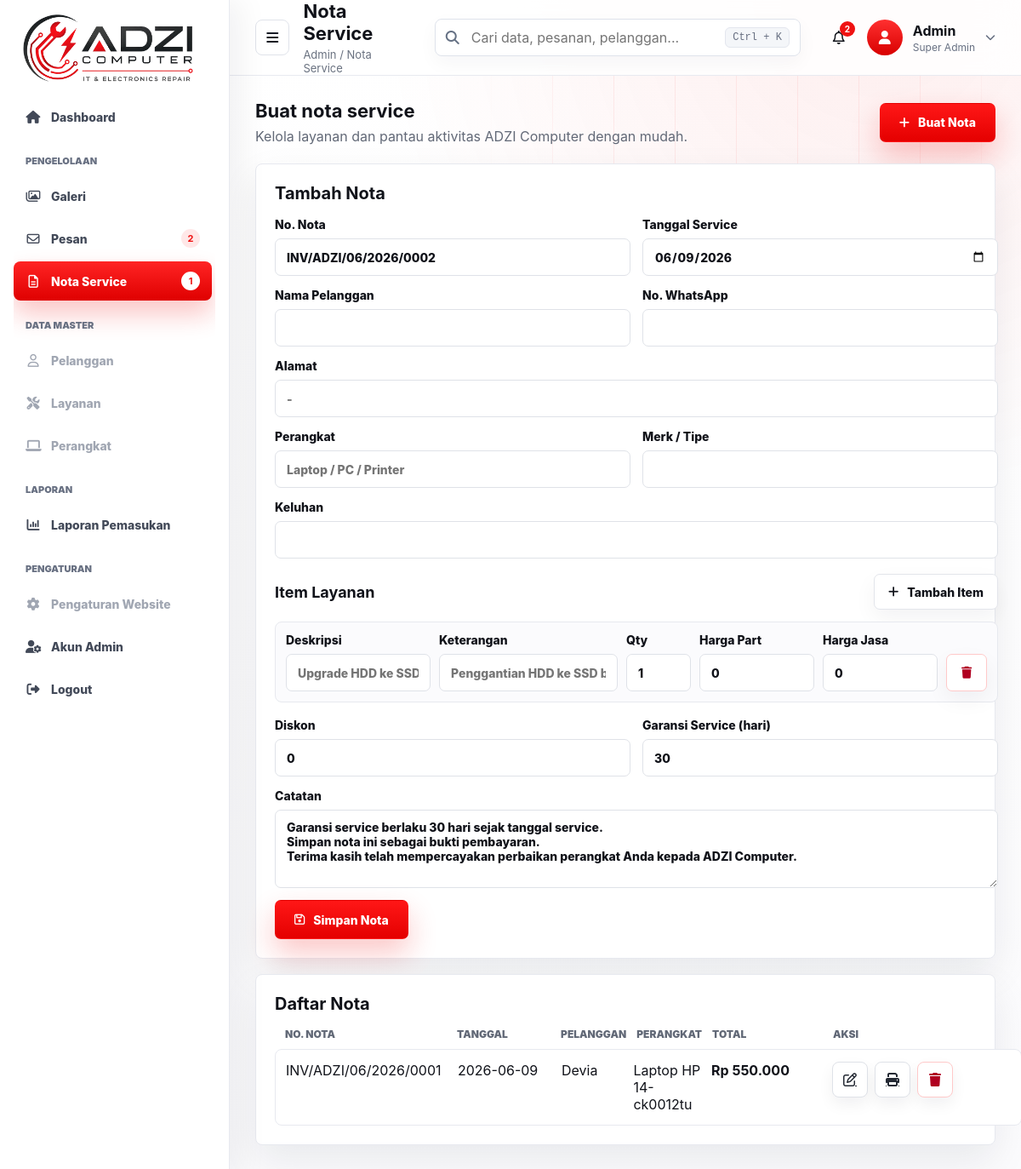
/admin/invoices.php (signed in), run on the app's committed database.
### tables this page shows
CREATE TABLE service_invoices (
  id INTEGER PRIMARY KEY AUTOINCREMENT,
  invoice_no TEXT NOT NULL UNIQUE,
  service_date DATE NOT NULL,
  customer_name TEXT NOT NULL,
  customer_phone TEXT DEFAULT '',
  customer_address TEXT DEFAULT '',
  device_type TEXT NOT NULL,
  device_model TEXT DEFAULT '',
  complaint TEXT DEFAULT '',
  discount INTEGER DEFAULT 0,
  warranty_days INTEGER DEFAULT 30,
  notes TEXT DEFAULT '',
  created_at DATETIME DEFAULT CURRENT_TIMESTAMP,
  updated_at DATETIME DEFAULT CURRENT_TIMESTAMP
);

### inc/boot.php (called while the page is built, shortened)
<?php
$CONFIG = [
  'brand'   => 'Service Laptop & Elektronik Adzp18',
  'email'   => 'sadzypurnomo@gmail.com',
  'phone'   => '085880495407',
  'wa'      => '085880495407',
  'address' => 'Perumahan Permata Land, Blok Ruby H No.5, Bagan Pete, Kec. Kota Baru, Kota Jambi, Jambi 36361',
  'maps'    => 'https://maps.app.goo.gl/aX718QCLTx9SyhN2A',
  'admin_user' => 'adzp18',
  'admin_pass_hash' => '$2y$10$fqhrx5Z2FXxLZVcJ6qan4e9N18btTdt.rZFoD4S9zBEgaUXYxJXiy',
];
function h($s){ return htmlspecialchars($s ?? '', ENT_QUOTES, 'UTF-8'); }

### admin/invoices.php (the view, shortened to what this page needs)
<?php
require __DIR__ . '/guard.php';
require __DIR__ . '/partials/layout.php';
function rupiah($value) {
  return 'Rp ' . number_format((int)$value, 0, ',', '.');
}
function angka_ribuan($value) {
  return number_format((int)$value, 0, ',', '.');
}
function next_invoice_no(PDO $pdo, string $date): string {
  $dt = DateTimeImmutable::createFromFormat('Y-m-d', $date) ?: new DateTimeImmutable('today');
  $prefix = 'INV/ADZI/' . $dt->format('m/Y') . '/';
  $st = $pdo->prepare("SELECT invoice_no FROM service_invoices WHERE invoice_no LIKE ? ORDER BY invoice_no DESC LIMIT 1");
  $st->execute([$prefix . '%']);
  $last = (string)$st->fetchColumn();
  $seq = 1;
  if ($last && preg_match('/(\d+)$/', $last, $m)) {
    $seq = (int)$m[1] + 1;
  }
  return $prefix . str_pad((string)$seq, 4, '0', STR_PAD_LEFT);
}
$editing = null;
$editingItems = [];
if (!$editing) {
  $today = date('Y-m-d');
  $editing = [
    'id' => 0,
    'invoice_no' => next_invoice_no($pdo, $today),
    'service_date' => $today,
    'customer_name' => '',
    'customer_phone' => '',
    'customer_address' => '',
    'device_type' => '',
    'device_model' => '',
    'complaint' => '',
    'discount' => 0,
    'warranty_days' => 30,
    'notes' => "Garansi service berlaku 30 hari sejak tanggal service.\nSimpan nota ini sebagai bukti pembayaran.\nTerima kasih telah mempercayakan perbaikan perangkat Anda kepada ADZI Computer.",
  ];
  $editingItems = [
    ['description' => '', 'detail' => '', 'qty' => 1, 'part_price' => 0, 'service_price' => 0, 'unit_price' => 0],
  ];
}
$rows = $pdo->query("
  SELECT i.*, COALESCE(SUM(it.qty * CASE
    WHEN (it.part_price + it.service_price) > 0 THEN (it.part_price + it.service_price)
    ELSE it.unit_price
  END), 0) AS subtotal, COUNT(it.id) AS item_count
  FROM service_invoices i
  LEFT JOIN service_invoice_items it ON it.invoice_id = i.id
  GROUP BY i.id
  ORDER BY i.service_date DESC, i.id DESC
")->fetchAll(PDO::FETCH_ASSOC);
admin_page_start('Nota Service', 'invoices', (int)$editing['id'] > 0 ? 'Edit nota service' : 'Buat nota service');
?>
    <section class="admin-card admin-section">
      <h2><?= (int)$editing['id'] > 0 ? 'Edit Nota' : 'Tambah Nota' ?></h2>
      <form method="post" class="admin-form invoice-form">
        <div class="invoice-form-grid">
          <label>No. Nota
            <input name="invoice_no" value="<?= h($editing['invoice_no']) ?>" required>
          </label>
          <label>Tanggal Service
            <input name="service_date" type="date" value="<?= h($editing['service_date']) ?>" required>
          </label>
          <label>Nama Pelanggan
            <input name="customer_name" value="<?= h($editing['customer_name']) ?>" required>
          </label>
          <label>No. WhatsApp
            <input name="customer_phone" value="<?= h($editing['customer_phone']) ?>">
          </label>
          <label class="wide">Alamat
            <input name="customer_address" value="<?= h($editing['customer_address']) ?>" placeholder="-">
          </label>
          <label>Perangkat
            <input name="device_type" value="<?= h($editing['device_type']) ?>" placeholder="Laptop / PC / Printer" required>
          </label>
          <label>Merk / Tipe
            <input name="device_model" value="<?= h($editing['device_model']) ?>">
          </label>
          <label class="wide">Keluhan
            <input name="complaint" value="<?= h($editing['complaint']) ?>">
          </label>
        </div>
        <div class="invoice-items-head">
          <h3>Item Layanan</h3>
          <button class="btn compact" type="button" data-add-invoice-row><i class="fa-solid fa-plus"></i> Tambah Item</button>
        </div>
        <div class="invoice-items" data-invoice-items>
          <?php foreach($editingItems as $item): ?>
            <div class="invoice-item-row">
              <label>Deskripsi
                <input name="item_description[]" value="<?= h($item['description']) ?>" placeholder="Upgrade HDD ke SSD">
              </label>
              <label>Keterangan
                <input name="item_detail[]" value="<?= h($item['detail']) ?>" placeholder="Penggantian HDD ke SSD baru">
              </label>
              <label>Qty
                <input name="item_qty[]" inputmode="numeric" pattern="[0-9]*" value="<?= h((string)$item['qty']) ?>" data-digits-only>
              </label>
              <?php
                $partPrice = (int)($item['part_price'] ?? 0);
                $servicePrice = (int)($item['service_price'] ?? 0);
              ?>
              <label>Harga Part
                <input name="item_part_price[]" inputmode="numeric" pattern="[0-9.]*" value="<?= h(angka_ribuan($partPrice)) ?>" placeholder="400.000" data-money-input>
              </label>
              <label>Harga Jasa
                <input name="item_service_price[]" inputmode="numeric" pattern="[0-9.]*" value="<?= h(angka_ribuan($servicePrice)) ?>" placeholder="150.000" data-money-input>
              </label>
              <button class="btn danger compact" type="button" data-remove-invoice-row><i class="fa-solid fa-trash"></i></button>
            </div>
          <?php endforeach; ?>
        </div>
        <div class="invoice-form-grid invoice-total-fields">
          <label>Diskon
            <input name="discount" inputmode="numeric" pattern="[0-9.]*" value="<?= h(angka_ribuan($editing['discount'])) ?>" data-money-input>
          </label>
          <label>Garansi Service (hari)
            <input name="warranty_days" inputmode="numeric" pattern="[0-9]*" value="<?= h((string)$editing['warranty_days']) ?>" data-digits-only>
          </label>
          <label class="wide">Catatan
            <textarea name="notes" rows="4"><?= h($editing['notes']) ?></textarea>
          </label>
        </div>
        <div class="admin-actions">
          <button class="cta" type="submit"><i class="fa-regular fa-floppy-disk"></i> Simpan Nota</button>
        </div>
      </form>
    </section>
    <section class="admin-card admin-section" style="margin-top:18px">
      <h2>Daftar Nota</h2>
      <?php if(!$rows): ?>
        <p class="admin-muted">Belum ada nota service.</p>
      <?php else: ?>
        <div class="admin-table invoice-table">
          <div class="admin-table-head">
            <span>No. Nota</span>
            <span>Tanggal</span>
            <span>Pelanggan</span>
            <span>Perangkat</span>
            <span>Total</span>
            <span>Aksi</span>
          </div>
          <?php foreach($rows as $row): $total = max(0, (int)$row['subtotal'] - (int)$row['discount']); ?>
            <div class="admin-table-row">
              <span data-label="No. Nota"><?= h($row['invoice_no']) ?></span>
              <span data-label="Tanggal"><?= h($row['service_date']) ?></span>
              <span data-label="Pelanggan"><?= h($row['customer_name']) ?></span>
              <span data-label="Perangkat"><?= h(trim($row['device_type'] . ' ' . $row['device_model'])) ?></span>
              <span data-label="Total"><strong><?= h(rupiah($total)) ?></strong></span>
              <span data-label="Aksi">
                <div class="invoice-actions">
                  <a class="icon-action" href="invoices.php?edit=<?= h((string)$row['id']) ?>" title="Edit nota" aria-label="Edit nota <?= h($row['invoice_no']) ?>"><i class="fa-regular fa-pen-to-square"></i></a>
                  <a class="icon-action" href="invoices_print.php?id=<?= h((string)$row['id']) ?>" target="_blank" title="Cetak nota" aria-label="Cetak nota <?= h($row['invoice_no']) ?>"><i class="fa-solid fa-print"></i></a>
                  <form method="post" onsubmit="return confirm('Hapus nota <?= h($row['invoice_no']) ?> ?')">
                    <button class="icon-action danger" type="submit" title="Hapus nota" aria-label="Hapus nota <?= h($row['invoice_no']) ?>"><i class="fa-solid fa-trash"></i></button>
                  </form>
                </div>
              </span>
            </div>
          <?php endforeach; ?>
        </div>
      <?php endif; ?>
    </section>
<?php admin_page_end(); ?>

### admin/partials/layout.php (shortened to what this page needs)
<?php
function admin_table_count(PDO $pdo, string $table, string $where = ''): int {
  try {
    return (int)$pdo->query('SELECT COUNT(*) FROM ' . $table . ($where ? ' WHERE ' . $where : ''))->fetchColumn();
  } catch (Throwable $e) {
    return 0;
  }
}
function admin_page_start(string $pageTitle, string $active, string $subtitle = ''): void {
  global $pdo, $CONFIG;
  $unreadCount = admin_table_count($pdo, 'messages', 'is_read = 0');
  $invoiceCount = admin_table_count($pdo, 'service_invoices');
  $adminName = $_SESSION['admin']['name'] ?? ($_SESSION['admin']['u'] ?? 'Admin');
  $adminRole = $_SESSION['admin']['role'] ?? 'Super Admin';
?>
<!doctype html>
<html lang="id">
<head>
  <link rel="stylesheet" href="https://cdnjs.cloudflare.com/ajax/libs/font-awesome/6.5.0/css/all.min.css">
  <link rel="stylesheet" href="../assets/css/base.css">
  <link rel="stylesheet" href="../assets/css/admin.css">
</head>
<body class="admin-body admin-layout-body">
  <aside class="admin-sidebar">
    <a class="admin-sidebar-logo" href="dashboard.php" aria-label="Dashboard admin">
      <img src="../assets/img/gambar/01_logo.png" alt="<?= h($CONFIG['brand']) ?>">
    </a>
    <nav class="admin-side-nav" aria-label="Menu admin">
      <a class="<?= $active === 'dashboard' ? 'active' : '' ?>" href="dashboard.php"><i class="fa-solid fa-house"></i><span>Dashboard</span></a>
      <span class="nav-section">Pengelolaan</span>
      <a class="<?= $active === 'gallery' ? 'active' : '' ?>" href="gallery.php"><i class="fa-regular fa-images"></i><span>Galeri</span></a>
      <a class="<?= $active === 'messages' ? 'active' : '' ?>" href="messages.php"><i class="fa-regular fa-envelope"></i><span>Pesan</span><?php if($unreadCount): ?><b><?= h((string)$unreadCount) ?></b><?php endif; ?></a>
      <a class="<?= $active === 'invoices' ? 'active' : '' ?>" href="invoices.php"><i class="fa-regular fa-file-lines"></i><span>Nota Service</span><?php if($invoiceCount): ?><b><?= h((string)$invoiceCount) ?></b><?php endif; ?></a>
      <span class="nav-section">Data Master</span>
      <span class="disabled"><i class="fa-regular fa-user"></i><span>Pelanggan</span></span>
      <span class="disabled"><i class="fa-solid fa-screwdriver-wrench"></i><span>Layanan</span></span>
      <span class="disabled"><i class="fa-solid fa-laptop"></i><span>Perangkat</span></span>
      <span class="nav-section">Laporan</span>
      <a class="side-report-link <?= $active === 'reports_income' ? 'active' : '' ?>" href="reports_income.php"><i class="fa-solid fa-chart-column"></i><span>Laporan Pemasukan</span></a>
      <span class="nav-section">Pengaturan</span>
      <span class="disabled"><i class="fa-solid fa-gear"></i><span>Pengaturan Website</span></span>
      <a class="side-admins-link <?= $active === 'admins' ? 'active' : '' ?>" href="admins.php"><i class="fa-solid fa-user-gear"></i><span>Akun Admin</span></a>
      <a href="logout.php" data-confirm-logout><i class="fa-solid fa-right-from-bracket"></i><span>Logout</span></a>
    </nav>
  </aside>
  <div class="admin-main">
    <header class="admin-appbar">
      <div class="admin-page-id">
        <button class="admin-menu-button" type="button" aria-label="Buka menu"><i class="fa-solid fa-bars"></i></button>
        <div>
          <h1><?= h($pageTitle) ?></h1>
          <p>Admin / <?= h($pageTitle) ?></p>
        </div>
      </div>
      <form class="admin-search" method="get" action="search.php">
        <i class="fa-solid fa-magnifying-glass"></i>
        <input type="search" name="q" placeholder="Cari data, pesanan, pelanggan..." aria-label="Pencarian admin" value="<?= h($_GET['q'] ?? '') ?>">
        <kbd>Ctrl + K</kbd>
      </form>
      <div class="admin-user-area">
        <a class="admin-bell" href="messages.php?filter=unread" title="Pesan belum dibaca" aria-label="Buka pesan belum dibaca"><i class="fa-regular fa-bell"></i><?php if($unreadCount): ?><b><?= h((string)$unreadCount) ?></b><?php endif; ?></a>
        <button class="admin-profile-trigger" type="button" aria-expanded="false" aria-haspopup="true">
          <span class="admin-avatar"><i class="fa-solid fa-user"></i></span>
          <span><strong><?= h(ucfirst((string)$adminName)) ?></strong><small><?= h($adminRole) ?></small></span>
          <i class="fa-solid fa-chevron-down"></i>
        </button>
      </div>
    </header>
    <main class="admin-shell">
      <section class="admin-page-hero">
        <div>
          <h2><?= h($subtitle ?: $pageTitle) ?></h2>
          <p>Kelola layanan dan pantau aktivitas ADZI Computer dengan mudah.</p>
        </div>
        <?php if($active === 'invoices' || $active === 'dashboard'): ?>
          <a class="cta" href="invoices.php"><i class="fa-solid fa-plus"></i> Buat Nota</a>
        <?php endif; ?>
      </section>
<?php
}
function admin_page_end(): void {
?>
    </main>
  </div>
</body>
</html>
<?php
}
?>

### assets/css/base.css (style rules this page uses)
:root { --bg:#ffffff; --surface:#ffffff; --text:#11131a; --muted:#626977; --line:#e8e9ee; --soft:#f7f8fb; --red:#ef1212; --red-dark:#c90000; --red-soft:#fff0f0; --shadow:0 18px 45px rgba(15,22,40,.08); --shadow-sm:0 8px 24px rgba(15,22,40,.07); --radius:8px; --container:1110px; }
* { box-sizing:border-box }
html { scroll-behavior:smooth }
html,body { min-height:100% }
body { margin:0; font-family:Inter,system-ui,-apple-system,BlinkMacSystemFont,"Segoe UI",sans-serif; color:var(--text); background: radial-gradient(circle at 90% 8%, rgba(239,18,18,.06), transparent 34%), linear-gradient(180deg,#fff 0%,#fff 45%,#fbfbfd 100%); overflow-x:hidden; }
body::before { content:""; position:absolute; top:88px; right:0; width:min(54vw,720px); height:430px; pointer-events:none; opacity:.42; background-image: linear-gradient(90deg,transparent 0 35%,rgba(239,18,18,.16) 35% 36%,transparent 36%), linear-gradient(0deg,transparent 0 48%,rgba(239,18,18,.12) 48% 49%,transparent 49%); background-size:72px 52px; mask-image:linear-gradient(90deg,transparent,#000 22%,#000 80%,transparent); }
a { color:inherit }
img { max-width:100%;display:block }
button,input,textarea { font:inherit }
main { position:relative;z-index:1 }
.cta,.btn { display:inline-flex; align-items:center; justify-content:center; gap:10px; min-height:46px; padding:0 22px; border-radius:7px; font-weight:800; font-size:14px; text-decoration:none; border:1px solid transparent; transition:transform .18s ease,box-shadow .18s ease,background .18s ease,border-color .18s ease; }
.cta { color:#fff; background:linear-gradient(180deg,#ff1717,#e40000); box-shadow:0 16px 34px rgba(239,18,18,.24); }
.btn { color:#12141b; background:#fff; border-color:#e3e5eb; box-shadow:0 10px 26px rgba(12,18,32,.05); }

### data on the page
service_invoices: service_date "06/09/2026", discount "0", warranty_days "30", invoice_no "INV/ADZI/06/2026/0001", service_date "2026-06-09", customer_name "Devia", device_type+device_model "Laptop HP 14-ck0012tu", total "Rp 550.000"

### other printed values
$unreadCount "2"
$invoiceCount "1"
$pageTitle "Nota Service"
$adminName "Admin"
$adminRole "Super Admin"
$subtitle ?: $pageTitle "Buat nota service"
